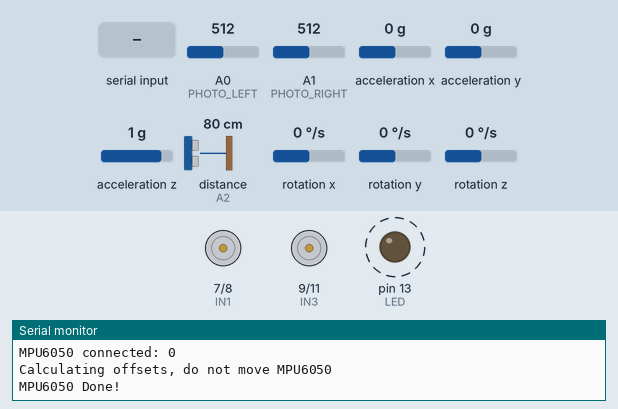
Recording of a sketch running on a simulated Arduino Uno, built with avr-gcc and run on an emulated ATmega328P. Parts: motor-driver pin pairs drawn as motors (green arrow = first pin HIGH = forward, orange = second pin HIGH = backward, longer = more drive, scaled by the enable pin), output pins drawn as LEDs (lit = HIGH), the last lines printed to the serial monitor. Dashed ring = blinking. The inputs (shaded band) are chosen by the test bench; at power-on: rotation z 0 °/s, distance to the obstacle (sensor on A2) 80 cm, A0 (PHOTO_LEFT) = 512, A1 (PHOTO_RIGHT) = 512, acceleration x 0 g, acceleration y 0 g, acceleration z 1 g, rotation x 0 °/s, rotation y 0 °/s. The echo pulse lasts 58.3 µs per cm; pins used as bus, display or sensor lines are not drawn.

Above: at 2.87 s.
3.3 s: "e" received over Serial
At 4.5 s:
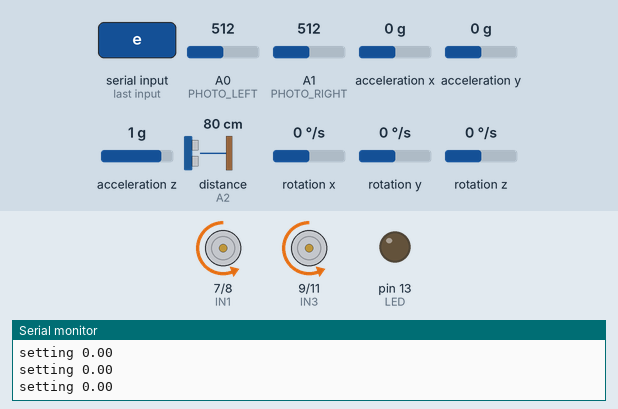
4.8 s: rotation z set to 100 °/s
At 6.16 s:
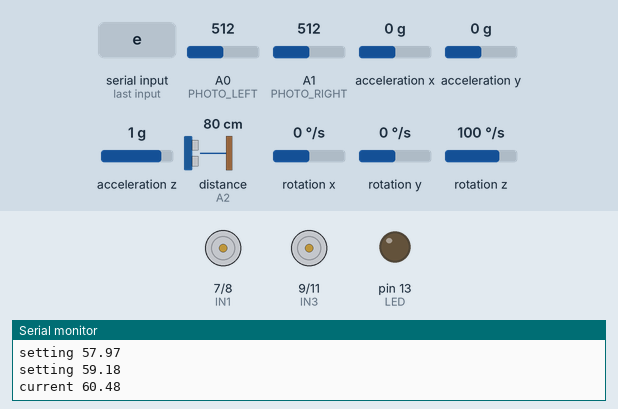
7.8 s: distance to the obstacle (sensor on A2) set to 22 cm
10.8 s: distance to the obstacle (sensor on A2) set to 17 cm
At 13.01 s:
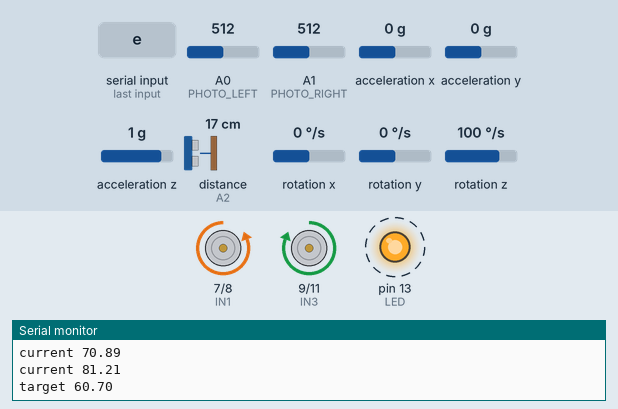
13.8 s: "d" received over Serial
At 13.98 s:
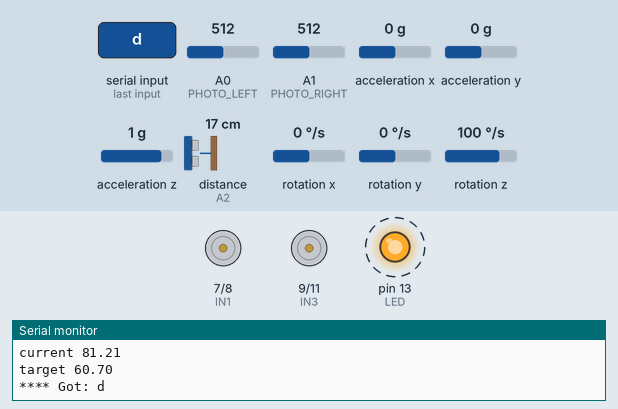
Timing chart, 0 to 20.8 s (numbered marks = the images above; inputs shaded):
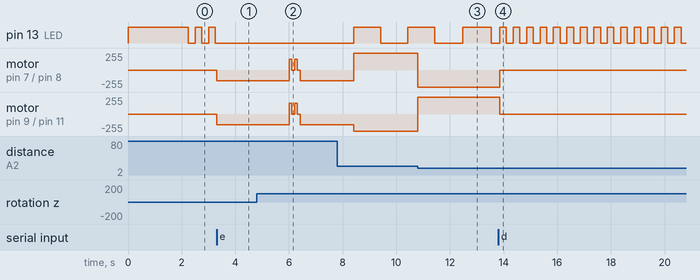

Measured:
- the behaviour switches between 20 and 19 cm on distance to the obstacle (sensor on A2) (found by bisection; images 2 and 3)
- after the input at 3.3 s, pin 13 (LED): stops changing and stays LOW; motor on pin 7 (IN1) / pin 8 (IN2), motor on pin 9 (IN3) / pin 11 (IN4): stopped → backward 160/255 at once
- after the input at 4.8 s, motor on pin 7 (IN1) / pin 8 (IN2), motor on pin 9 (IN3) / pin 11 (IN4): backward 160/255 → forward 160/255 after 1.2 s, → stopped 0.11 s later, → forward 160/255 0.11 s later, → stopped 0.10 s later, … (5 changes in this stretch)
- after the input at 10.8 s, motor on pin 7 (IN1) / pin 8 (IN2): forward 255/255 → backward 255/255 at once; motor on pin 9 (IN3) / pin 11 (IN4): backward 255/255 → forward 255/255 at once
- after the input at 13.8 s, pin 13 (LED): alternates HIGH for 0.25 s and LOW for 0.25 s, starting after 0.06 s; motor on pin 7 (IN1) / pin 8 (IN2): backward 255/255 → stopped after 0.06 s; motor on pin 9 (IN3) / pin 11 (IN4): forward 255/255 → stopped after 0.06 s
- by itself, pin 13 (LED): alternates HIGH for 0.25 s and LOW for 0.25 s

The sketch:

phototrope.ino
```cpp
/*
 Test updated sensor on the ELEGOO V3+
 - ultrasonic moves to A2/A3 to free I2C pins
 - MPU6050 IMU on I2C bus
 - photoresistors can be read on A0/A1
 - "enabled" LED on pin 13

 The ENA/ENB control speed with PWM
 IN1/IN2 control direction of A
 IN3/IN4 control direction of B

 IN1       IN2       Direction
 ---       ---       ---------
  0         0        Motor OFF
  1         0        Forward
  0         1        Backward
  1         1        Motor OFF

*/

#include "Wire.h"
#include <MPU6050_light.h>

#define ENA 5
#define ENB 6
#define IN1 7
#define IN2 8
#define IN3 9
#define IN4 11

#define LED 13

#define PHOTO_LEFT A0
#define PHOTO_RIGHT A1

#define ECHO_PIN A2
#define TRIG_PIN A3

#define MIN_SPEED 90
#define MAX_SPEED 160

#define STATE_DISABLED 0
#define STATE_SEEKING 1
#define STATE_AVOIDING 2
#define STATE_DRIVING 3

int current_state = STATE_DISABLED;

unsigned char turn_speed = 160;
unsigned char drive_speed = 90;

long rsl_millis = 0;
long rsl_state = LOW;

long start_millis;
long end_millis;

double current_photo;
double gyro_angle_z_offset;
double gyro_angle_z_target;

// IMU setup
MPU6050 mpu(Wire);

void setup() {
  Serial.begin(9600);

  // Motor setup
  pinMode(LED,OUTPUT);
  pinMode(ENA,OUTPUT);
  pinMode(ENB,OUTPUT);
  pinMode(IN1,OUTPUT);
  pinMode(IN2,OUTPUT);
  pinMode(IN3,OUTPUT);
  pinMode(IN4,OUTPUT);
  stop();


  // Ultrasonic setup
  pinMode(ECHO_PIN, INPUT);
  pinMode(TRIG_PIN, OUTPUT);

  // IMU setup
  Wire.begin();

  byte status = mpu.begin();
  while (status != 0) {
    Serial.print("Unable to connect to MPU6050: ");
    Serial.println(status);
    digitalWrite(LED, HIGH);
    delay(2000);
    digitalWrite(LED, LOW);
    delay(500);
    status = mpu.begin();
  }

  digitalWrite(LED, HIGH);
  Serial.print(F("MPU6050 connected: "));
  Serial.println(status);
  Serial.println(F("Calculating offsets, do not move MPU6050"));
  delay(1000);
  mpu.calcOffsets(true,true); // gyro and accelero
  digitalWrite(LED, LOW);
  gyro_reset();
  Serial.println("MPU6050 Done!\n");
}


void update_rsl() {
  int timeout = current_state == STATE_DISABLED ? 250 : 1000;
  if (millis() - rsl_millis >= timeout) {
    rsl_millis = millis();
    rsl_state = !rsl_state;
    digitalWrite(LED, rsl_state);
  }
}

// ultrasonic distance
unsigned int get_distance(void) {
  unsigned int duration = 0;
  digitalWrite(TRIG_PIN, LOW);
  delayMicroseconds(2);
  digitalWrite(TRIG_PIN, HIGH);
  delayMicroseconds(10);
  digitalWrite(TRIG_PIN, LOW);
  duration = ((unsigned int)pulseIn(ECHO_PIN, HIGH) / 58); // .0343 cm/uS there & back
  if (duration == 0) {
    return 150; // timeout
  }
  // could clamp to 150cm here
  return duration;
}

double get_photo() {
  double photo_left = analogRead(PHOTO_LEFT);
  double photo_right = analogRead(PHOTO_RIGHT);
  return (photo_left + photo_right) / 2.0;
}

void enable() {
  current_state = STATE_SEEKING;
  stop();
}

void disable() {
  current_state = STATE_DISABLED;
  stop();
}

void forward() {

  digitalWrite(ENA,drive_speed);
  digitalWrite(ENB,drive_speed);
  digitalWrite(IN1,HIGH);
  digitalWrite(IN2,LOW);
  digitalWrite(IN3,LOW);
  digitalWrite(IN4,HIGH);
}

void backward() {

  digitalWrite(ENA,drive_speed);
  digitalWrite(ENB,drive_speed);
  digitalWrite(IN1,LOW);
  digitalWrite(IN2,HIGH);
  digitalWrite(IN3,HIGH);
  digitalWrite(IN4,LOW);
}

void left() {

  analogWrite(ENA,turn_speed);
  analogWrite(ENB,turn_speed);
  digitalWrite(IN1,LOW);
  digitalWrite(IN2,HIGH);
  digitalWrite(IN3,LOW);
  digitalWrite(IN4,HIGH);
}

void right() {

  analogWrite(ENA,turn_speed);
  analogWrite(ENB,turn_speed);
  digitalWrite(IN1,HIGH);
  digitalWrite(IN2,LOW);
  digitalWrite(IN3,HIGH);
  digitalWrite(IN4,LOW);
}

void stop(){
  digitalWrite(ENA,LOW);
  digitalWrite(ENB,LOW);
}

void gyro_reset() {
  gyro_angle_z_offset = mpu.getAngleZ();
}

double gyro_get_angle() {
  mpu.update();
  return (mpu.getAngleZ() - gyro_angle_z_offset) / 2.0;
}

void turn_to_angle(double angle) {
  gyro_angle_z_target = angle;
  gyro_reset();
  if (angle > 0) {
    left();
  } else {
    right();
  }
  start_millis = millis();
  end_millis = start_millis + 5000; // give up in 5 seconds
}

boolean is_turn_done() {
  if (millis() > end_millis) {
    return true; // give up on timeout
  }
  double delta = gyro_angle_z_target - gyro_get_angle();
  if (delta > 0) {
    left();
  } else {
    right();
  }
  return abs(delta) < 0.35;
}

void turn_to_light() {
  double photo_max_angle = 0;
  double photo_max_value = 0;
  gyro_reset();
  left();
  while(abs(gyro_get_angle()) < 60) {
    Serial.print("setting ");
    Serial.println(gyro_get_angle());
    delay(20);
  }
  stop();
  //gyro_reset();
  right();
  while(gyro_get_angle() > -60) {
    Serial.print("current ");
    Serial.println(gyro_get_angle());
    if (abs(gyro_get_angle()) > 80)
      break;

    double p = get_photo();
    if (p > photo_max_value) {
      photo_max_value = p;
      photo_max_angle = gyro_get_angle();
    }
    right();
    delay(100);
    stop();
    delay(100);
  }
  Serial.print("target ");
  Serial.println(photo_max_angle);
  stop();
  left();
  while(gyro_get_angle() < photo_max_angle || abs(gyro_get_angle()) < 180) {
    delay(10);
  }
  stop();
}

void loop() {
  if (Serial.available()) {
    char cmd = Serial.read();
    Serial.print("**** Got: ");
    Serial.println(cmd);
    switch(cmd) {
    case 'e': enable();  break; // go
    case 'd': disable();  break;
    default: break;
    }
  }

  update_rsl();
  mpu.update(); // update frequently

  if (current_state == STATE_DISABLED) {
      stop();
      return;
  }

  int distance = get_distance();
  if (distance < 20) {
    backward();
    delay(100);
    stop();
    current_state = STATE_AVOIDING;
    turn_to_angle(180);
  }
  if (current_state == STATE_AVOIDING) {
    if (is_turn_done()) {
      stop();
      current_state = STATE_SEEKING;
    }
  } else if (current_state == STATE_SEEKING) {
    turn_to_light();
    current_photo = get_photo();
    current_state = STATE_DRIVING;
  } else if (current_state == STATE_DRIVING) {
    forward();
    double p = get_photo();
    if (p > 750) {
      Serial.print("Stopped on ");
      Serial.println(p);
      stop();
      current_state = STATE_DISABLED;
    } else if (p < 40 || p < current_photo * 0.80) {
      stop();
      current_state = STATE_SEEKING;
    }
  }
}
```
